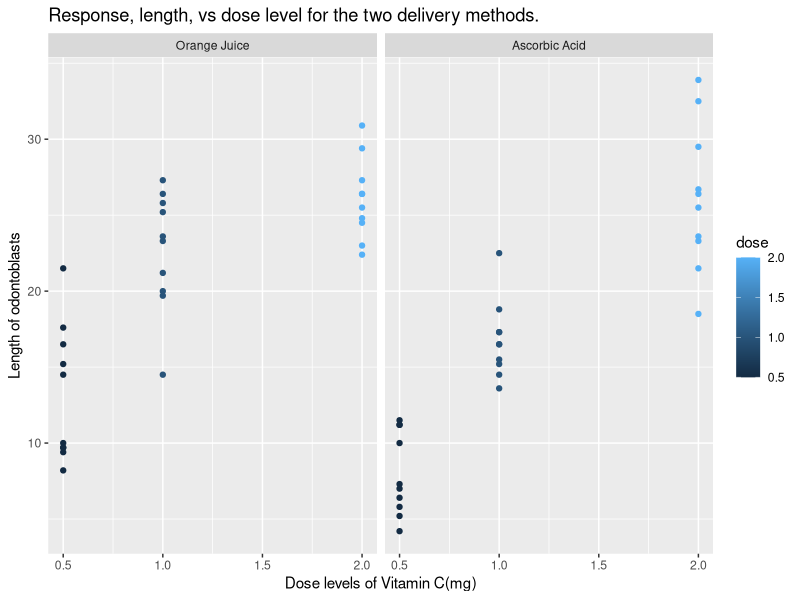

Write R code to recreate this figure.
## ---- chunk 1
data("ToothGrowth")
## ---- chunk 2
dim(ToothGrowth)
head(ToothGrowth)
## ---- chunk 3
summary(ToothGrowth)
## ---- chunk 4
levels(ToothGrowth$supp)<-c("Orange Juice", "Ascorbic Acid")
## ---- chunk 5
library(ggplot2)
ggplot() + 
  geom_point(data = ToothGrowth, 
             aes(x = dose, y = len, colour = dose, type = supp)) +
  xlab("Dose levels of Vitamin C(mg)") +
  ylab("Length of odontoblasts")  +
  ggtitle("Response, length, vs dose level for the two delivery methods.") +
  facet_grid(.~supp)

## ---- chunk 6
x1 <- ToothGrowth$len[ToothGrowth$dose==0.5]
x2 <- ToothGrowth$len[ToothGrowth$dose==1]
x3 <- ToothGrowth$len[ToothGrowth$dose==2]
## ---- chunk 7
t.test(x1, x2, alternative = "less", mu = 0, paired = FALSE, 
       var.equal = FALSE, conf.level = 0.95)
t.test(x2, x3, alternative = "less", mu = 0, paired = FALSE, 
       var.equal = FALSE, conf.level = 0.95)
t.test(x1, x3, alternative = "less", mu = 0, paired = FALSE, 
       var.equal = FALSE, conf.level = 0.95)
## ---- chunk 8
supp_levels <- levels(ToothGrowth$supp)
x1OJ <- ToothGrowth$len[ToothGrowth$supp == supp_levels[1] & ToothGrowth$dose == 0.5]
x2OJ <- ToothGrowth$len[ToothGrowth$supp == supp_levels[1] & ToothGrowth$dose == 1]
x3OJ <- ToothGrowth$len[ToothGrowth$supp == supp_levels[1] & ToothGrowth$dose == 2]
x1VC <- ToothGrowth$len[ToothGrowth$supp == supp_levels[2] & ToothGrowth$dose == 0.5]
x2VC <- ToothGrowth$len[ToothGrowth$supp == supp_levels[2] & ToothGrowth$dose == 1]
x3VC <- ToothGrowth$len[ToothGrowth$supp == supp_levels[2] & ToothGrowth$dose == 2]

## ---- chunk 9
t.test(x1OJ, x1VC, alternative = "greater", mu = 0, paired = FALSE, 
       var.equal = FALSE, conf.level = 0.95)
t.test(x2OJ, x2VC, alternative = "greater", mu = 0, paired = FALSE, 
       var.equal = FALSE, conf.level = 0.95)
t.test(x3OJ, x3VC, alternative = "greater", mu = 0, paired = FALSE, 
       var.equal = FALSE, conf.level = 0.95)
